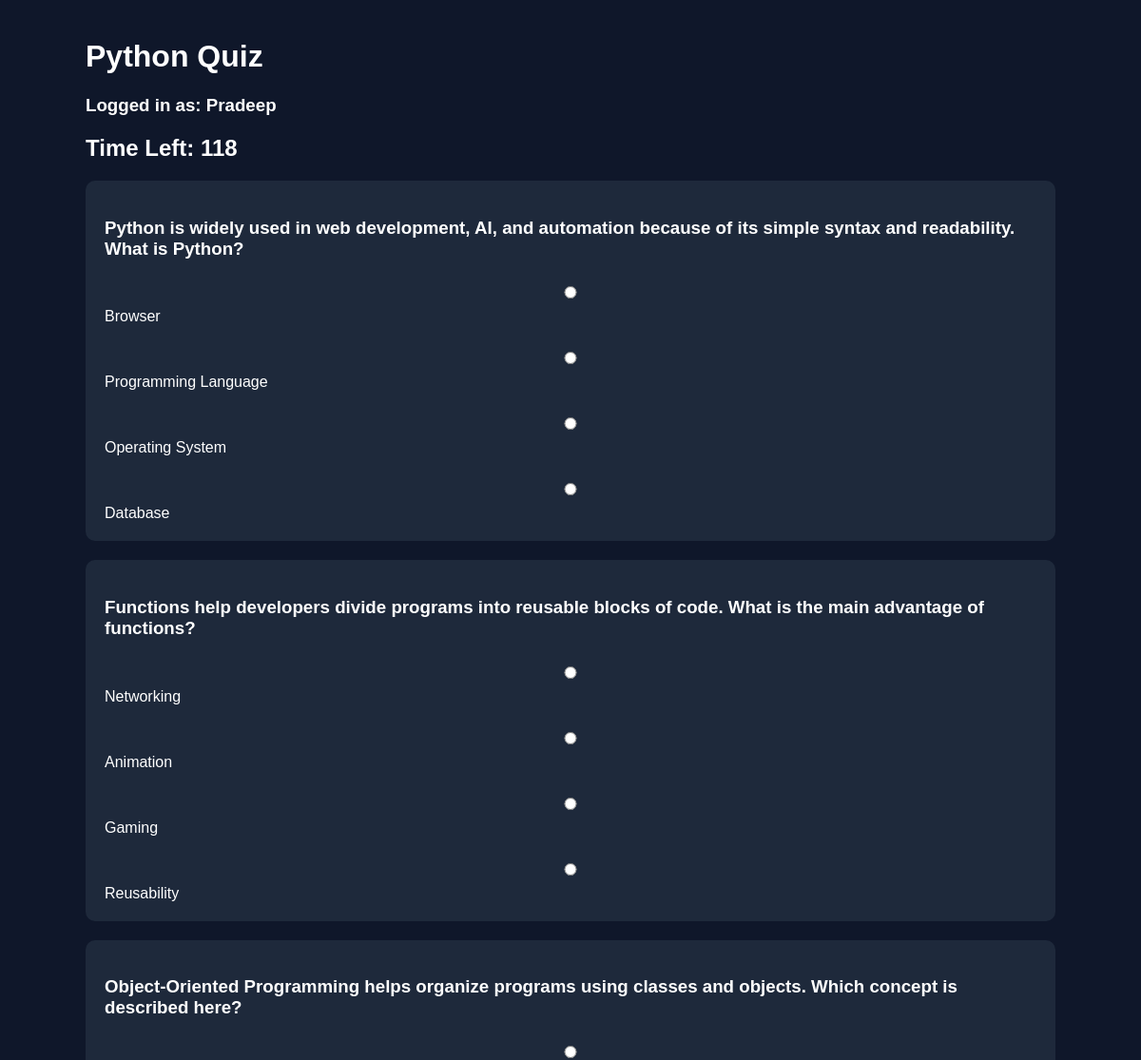
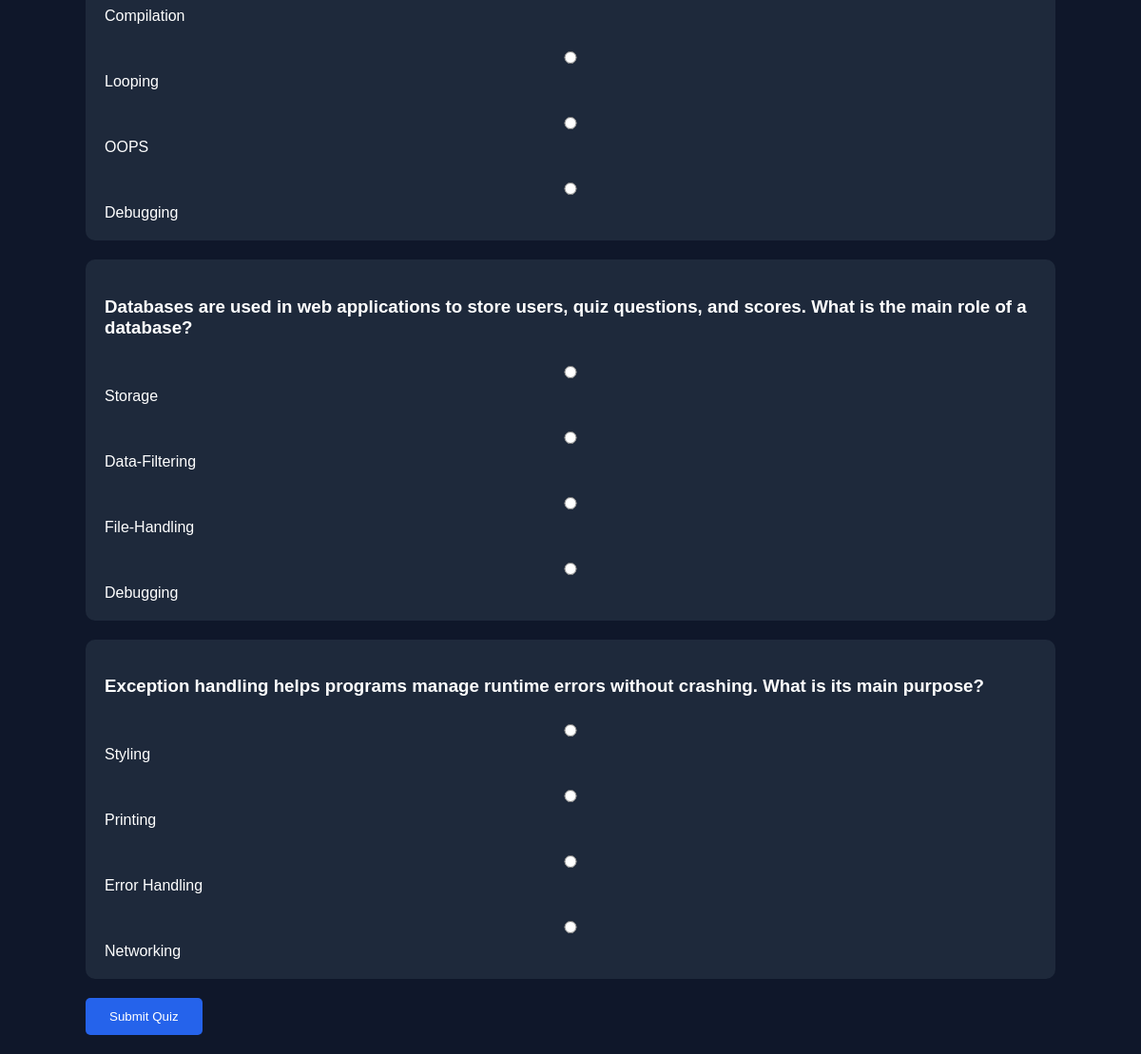
The app's page /quiz/1 (signed in) with its own data (2 pictures, top to bottom).
### app.py (models this page shows)
class Quiz(db.Model):
    id = db.Column(db.Integer, primary_key=True)
    category = db.Column(db.String(100))

class Question(db.Model):
    id = db.Column(db.Integer, primary_key=True)
    quiz_id = db.Column(db.Integer)
    question = db.Column(db.String(500))
    option1 = db.Column(db.String(200))
    option2 = db.Column(db.String(200))
    option3 = db.Column(db.String(200))
    option4 = db.Column(db.String(200))
    answer = db.Column(db.String(200))

### app.py (the view, shortened to what this page needs)
@app.route('/quiz/<int:quiz_id>', methods=['GET', 'POST'])
def quiz(quiz_id):
    if 'username' not in session:
        return redirect('/login')
    quiz = Quiz.query.get(quiz_id)
    questions = Question.query.filter_by(
        quiz_id=quiz_id
    ).all()
    return render_template(
        'attempt_quiz.html',
        quiz=quiz,
        questions=questions,
        username=session['username']
    )

### Templates/attempt_quiz.html (shortened to what this page needs)
<!DOCTYPE html>
<html>
<head>
    <link rel="stylesheet"
    href="{{ url_for('static', filename='css/style.css') }}">
</head>
<body>
<div class="container">
   <h1>{{ quiz.category }} Quiz</h1>
<h3>
    Logged in as:
    {{ username }}
</h3>
    <h2 id="timer">
    </h2>
    <form method="POST"
    id="quizForm">
        {% for q in questions %}
        <div class="card">
            <h3>{{ q.question }}</h3>
            <label>
                <input type="radio"
                name="{{ q.id }}"
                value="{{ q.option1 }}">
                {{ q.option1 }}
            </label>
            <br><br>
            <label>
                <input type="radio"
                name="{{ q.id }}"
                value="{{ q.option2 }}">
                {{ q.option2 }}
            </label>
            <br><br>
            <label>
                <input type="radio"
                name="{{ q.id }}"
                value="{{ q.option3 }}">
                {{ q.option3 }}
            </label>
            <br><br>
            <label>
                <input type="radio"
                name="{{ q.id }}"
                value="{{ q.option4 }}">
                {{ q.option4 }}
            </label>
        </div>
        {% endfor %}
        <button type="submit">
            Submit Quiz
        </button>
    </form>
</div>
</body>
</html>

### Static/CSS/style.css (style rules this page uses)
body { margin:0; font-family:Arial; background:#0f172a; color:white; }
.container { width:85%; margin:auto; padding:20px; }
.card { background:#1e293b; padding:20px; border-radius:10px; margin:20px 0; }
button { background:#2563eb; color:white; border:none; padding:12px 25px; border-radius:5px; cursor:pointer; }
input,select { width:100%; padding:12px; margin:10px 0; border-radius:5px; border:none; }

### records on screen
Quiz: category "Python"
Question: question "Python is widely used in web development, AI, and automation because of its simple syntax and readability. What is Python?", option1 "Browser", option2 "Programming Language", option3 "Operating System", option4 "Database"
Question: question "Functions help developers divide programs into reusable blocks of code. What is the main advantage of functions?", option1 "Networking", option2 "Animation", option3 "Gaming", option4 "Reusability"
Question: question "Object-Oriented Programming helps organize programs using classes and objects. Which concept is described here?", option1 "Compilation", option2 "Looping", option3 "OOPS", option4 "Debugging"
Question: question "Databases are used in web applications to store users, quiz questions, and scores. What is the main role of a database?", option1 "Storage", option2 "Data-Filtering", option3 "File-Handling", option4 "Debugging"
Question: question "Exception handling helps programs manage runtime errors without crashing. What is its main purpose?", option1 "Styling", option2 "Printing", option3 "Error Handling", option4 "Networking"

### other values on screen
{{ username }} "Pradeep"
